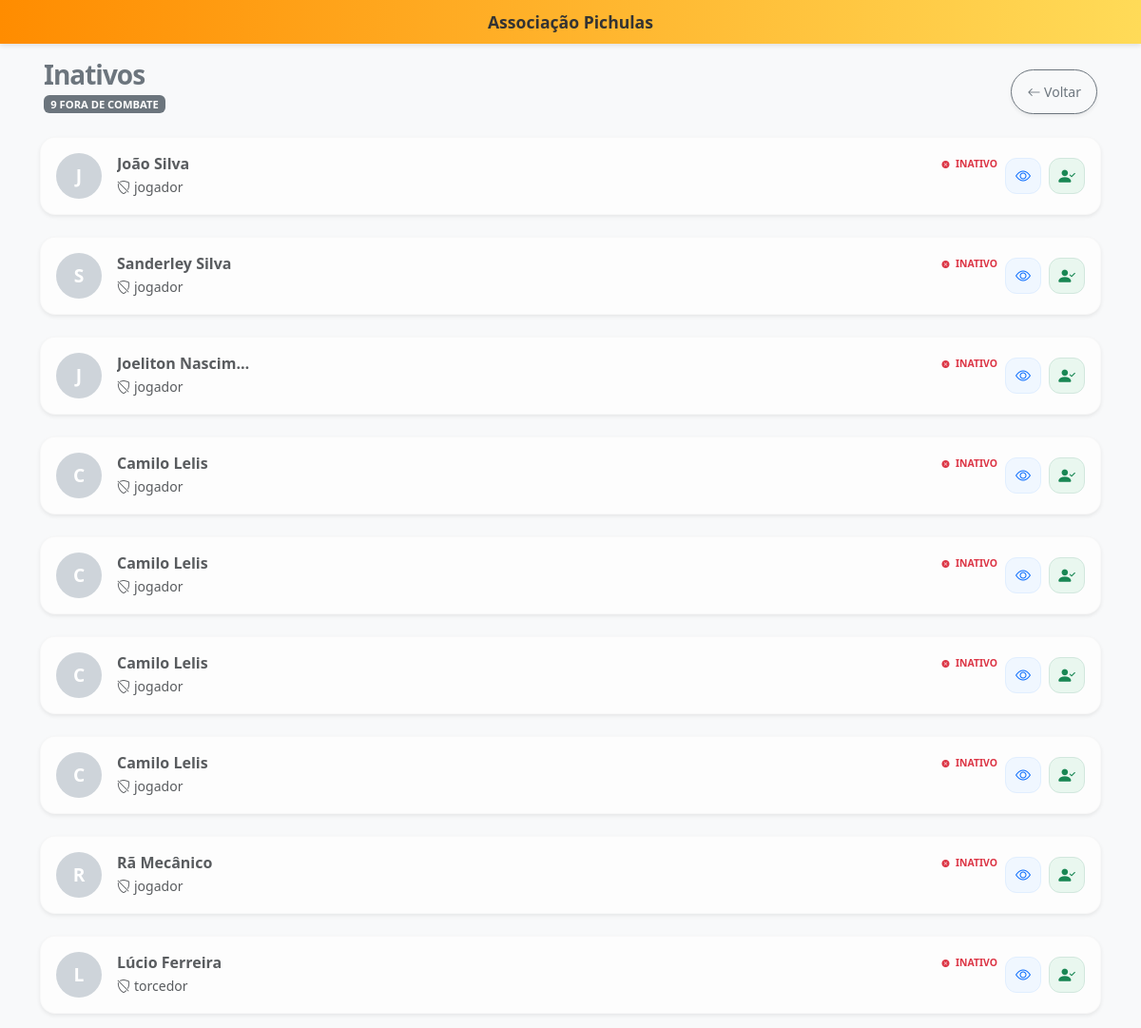
The app's page /associados/inativos, older data.
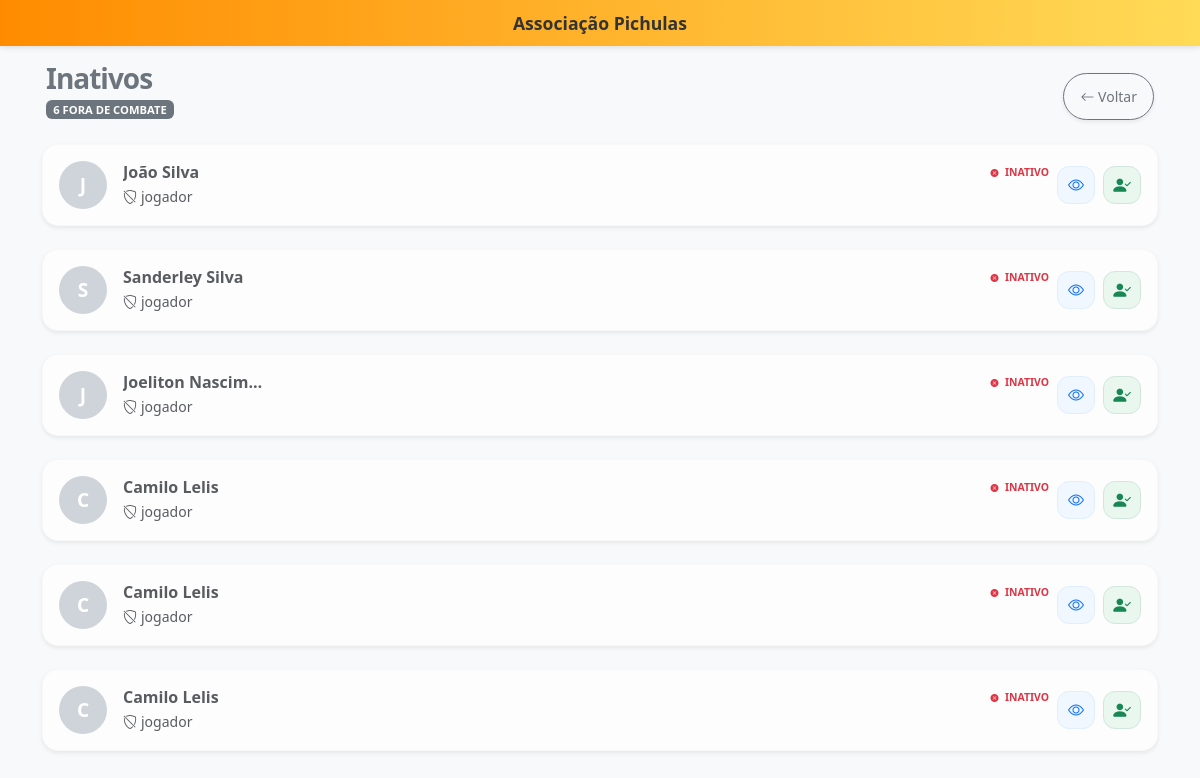
The same page, newer data.
### associados/models.py (models this page shows, shortened)
class Associados(models.Model):
    TIPO_CHOICES = (
        ('jogador','Jogador'),
        ('torcedor','Torcedor'),
    )
    nome = models.CharField(max_length = 50)
    sobrenome = models.CharField(max_length = 50)
    tipo = models.CharField(max_length = 50, choices = TIPO_CHOICES, blank = True, null = True)
    data_cadastro = models.DateField(default = timezone.now)
    valor_mensalidade = models.DecimalField(max_digits=10, decimal_places=2)
    saldo_credito = models.DecimalField(max_digits=10, decimal_places=2, default=0)
    ativo = models.BooleanField(default = True)

### associados/views.py (the view)
# urls.py: path('inativos', views.lista_inativos, name='lista_inativos'),
def lista_inativos(request):
    associados = Associados.objects.filter(ativo=False)
    return render(request, 'lista_inativos.html',{'associados':associados})

### associados/templates/lista_inativos.html (shortened to what this page needs)
{% extends 'base.html' %}
{% block content %}
<div class="d-flex justify-content-between align-items-end mb-4 px-1">
    <div>
        <h1 class="h3 mb-0 fw-bold text-secondary" style="letter-spacing: -1px;">Inativos</h1>
        <span class="badge bg-secondary text-white fw-bold" style="font-size: 0.7rem;">
            {{ associados|length }} FORA DE COMBATE
        </span>
    </div>
    <a href="{% url 'lista_associados' %}" class="btn btn-outline-secondary rounded-pill px-3 btn-sm shadow-sm">
        <i class="bi bi-arrow-left"></i> Voltar
    </a>
</div>
<div class="row g-2">
    {% for associado in associados %}
    <div class="col-12">
        <div class="card border-0 shadow-sm rounded-4 overflow-hidden grayscale-card">
            <div class="card-body p-3">
                <div class="d-flex align-items-center">
                    <div class="flex-shrink-0 me-3">
                        <div class="avatar-circle-inactive">
                            {{ associado.nome|first|upper }}
                        </div>
                    </div>
                    <div class="flex-grow-1">
                        <div class="d-flex justify-content-between align-items-center">
                            <h6 class="mb-0 fw-bold text-muted text-truncate" style="max-width: 140px;">
                                {{ associado.nome }} {{ associado.sobrenome }}
                            </h6>
                            <small class="text-danger fw-bold" style="font-size: 0.65rem;">
                                <i class="bi bi-x-circle-fill me-1" style="font-size: 0.5rem;"></i> INATIVO
                            </small>
                        </div>
                        <div class="d-flex align-items-center mt-1">
                            <span class="text-muted small">
                                <i class="bi bi-shield-slash me-1"></i>{{ associado.tipo }}
                            </span>
                        </div>
                    </div>
                    <div class="ms-2 d-flex gap-2">
                        <a href="{% url 'detalhe_associado' associado.id %}" class="btn-action view" title="Ver detalhes">
                            <i class="bi bi-eye"></i>
                        </a>
                        <a href="{% url 'ativar_associado_inativo' associado.id %}" class="btn-action activate" title="Reativar Sócio">
                            <i class="bi bi-person-check-fill"></i>
                        </a>
                    </div>
                </div>
            </div>
        </div>
    </div>
    {% endfor %}
</div>
{% endblock %}

Row changes from the older to the newer data that the page shows:
no longer on this page (row edited): Associados: nome|first "C", nome "Camilo", sobrenome "Lelis", tipo "jogador"
no longer on this page (row edited): Associados: nome|first "R", nome "Rã", sobrenome "Mecânico", tipo "jogador"
no longer on this page (row edited): Associados: nome|first "L", nome "Lúcio", sobrenome "Ferreira", tipo "torcedor"
Text that changed along with them:
{{ associados|length }}: "9" → "6"
